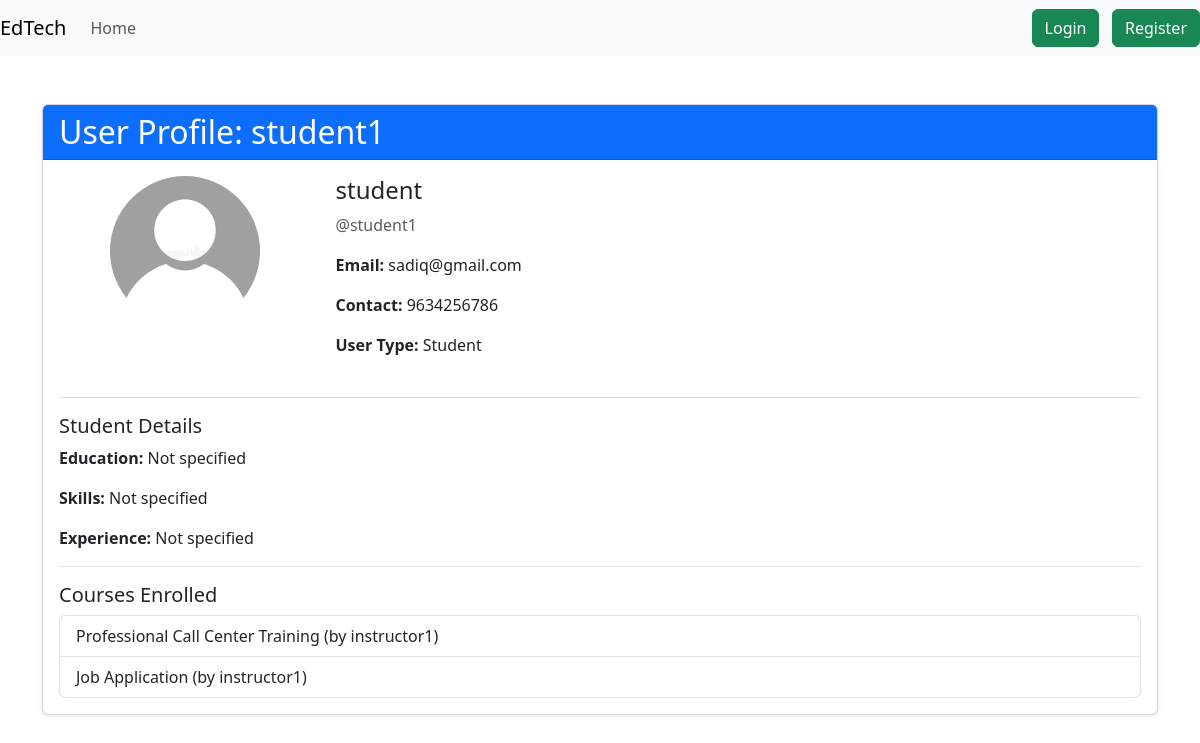
The app's page /accounts/user/2/ with its own data.
### accounts/models.py (models this page shows)
class User(AbstractUser):
    name = models.CharField(max_length=70, default='name')
    contact = models.CharField(max_length=13)
    user_type = models.CharField(
        max_length=1,
        choices=(
            ('I', "Instructor"),
            ('S', "Student"),
        ),
    )
    def get_profile_photo_url(self):
        if (
            self.user_type == 'S'
            and hasattr(self, 'studentprofile')
            and self.studentprofile.profile_photo
        ):
            return self.studentprofile.profile_photo.url
        elif (
            self.user_type == 'I'
            and hasattr(self, 'instructorprofile')
            and self.instructorprofile.profile_photo
        ):
            return self.instructorprofile.profile_photo.url
        return '/static/images/default_pfp.png'

class StudentProfile(models.Model):
    user = models.OneToOneField(User, on_delete=models.CASCADE)
    educations = models.CharField(max_length=200, blank=True)
    skills = models.CharField(max_length=200, blank=True)
    experience = models.CharField(max_length=200, blank=True)
    resume = models.FileField(upload_to='resumes/', blank=True, null=True)
    profile_photo = models.ImageField(
        upload_to=get_profile_photo_path,
        blank=True,
        null=True,
    )

### courses/models.py (models this page shows, shortened)
class Enrollment(models.Model):
    course = models.ForeignKey(Course, on_delete=models.CASCADE)
    student = models.ForeignKey(User, on_delete=models.CASCADE)
    enrollment_date = models.DateTimeField(auto_now_add=True)
    status = models.CharField(max_length=20, choices=(
        ('pending', 'Pending'),
        ('accepted', 'Accepted'),
        ('rejected', 'Rejected'),
    ), default='pending')
    notes = models.TextField(blank=True)

class Course(models.Model):
    instructor = models.ForeignKey(User, on_delete=models.CASCADE)
    title = models.CharField(max_length=200)
    description = models.TextField()
    category = models.CharField(max_length=100)
    price = models.DecimalField(max_digits=10, decimal_places=2)
    start_date = models.DateField()
    end_date = models.DateField()
    created_at = models.DateTimeField(auto_now_add=True)
    image = models.ImageField(upload_to='course_images/', blank=True, null=True)

### accounts/views.py (the view)
# urls.py: path('user/<int:user_id>/', views.user_profile_view, name='user_profile'),
def user_profile_view(request, user_id):
    user_obj = get_object_or_404(User, id=user_id)
    profile = None
    if user_obj.user_type == 'S':
        profile = StudentProfile.objects.filter(user=user_obj).first()
    elif user_obj.user_type == 'I':
        profile = InstructorProfile.objects.filter(user=user_obj).first()
    user_courses = None
    if user_obj.user_type == 'I':
        user_courses = Course.objects.filter(instructor=user_obj)
    elif user_obj.user_type == 'S':
        user_courses = Enrollment.objects.filter(student=user_obj)
    context = {
        'user_obj': user_obj,
        'profile': profile,
        'user_courses': user_courses,
    }
    return render(request, 'accounts/user_profile.html', context)

### accounts/templates/accounts/user_profile.html (shortened to what this page needs)
{% extends 'base.html' %}
{% block main %}
<div class="container mt-5">
    <div class="card shadow-sm">
        <div class="card-header bg-primary text-white">
            <h2 class="mb-0">User Profile: {{ user_obj.username }}</h2>
        </div>
        <div class="card-body">
            <div class="row mb-4">
                <div class="col-md-3 text-center">
                    <img src="{{ user_obj.get_profile_photo_url }}" class="rounded-circle mb-3" width="150" height="150" alt="Profile Photo">
                </div>
                <div class="col-md-9">
                    <h4>{{ user_obj.name }}</h4>
                    <p class="text-muted">@{{ user_obj.username }}</p>
                    <p><strong>Email:</strong> {{ user_obj.email }}</p>
                    <p><strong>Contact:</strong> {{ user_obj.contact }}</p>
                    <p><strong>User Type:</strong>
                        {% if user_obj.user_type == 'S' %}Student
                        {% elif user_obj.user_type == 'I' %}Instructor
                        {% endif %}
                    </p>
                </div>
            </div>
            {% if user_obj.user_type == 'S' and profile %}
            <div class="border-top pt-3">
                <h5>Student Details</h5>
                <p><strong>Education:</strong> {{ profile.educations|default:"Not specified" }}</p>
                <p><strong>Skills:</strong> {{ profile.skills|default:"Not specified" }}</p>
                <p><strong>Experience:</strong> {{ profile.experience|default:"Not specified" }}</p>
            </div>
            {% elif user_obj.user_type == 'I' and profile %}
            <div class="border-top pt-3">
                <h5>Instructor Details</h5>
                <p><strong>Organization:</strong> {{ profile.organization_name|default:"Not specified" }}</p>
                <p><strong>Contact:</strong> {{ profile.contact|default:"Not specified" }}</p>
            </div>
            {% endif %}
            <div class="border-top pt-3">
                <h5>
                    {% if user_obj.user_type == 'I' %}Courses Taught
                    {% elif user_obj.user_type == 'S' %}Courses Enrolled
                    {% endif %}
                </h5>
                {% if user_courses %}
                    <div class="list-group">
                    {% for item in user_courses %}
                        {% if user_obj.user_type == 'I' %}
                        <a href="{% url 'course_detail' item.id %}" class="list-group-item list-group-item-action">
                            {{ item.title }}
                        </a>
                        {% elif user_obj.user_type == 'S' %}
                        <a href="{% url 'course_detail' item.course.id %}" class="list-group-item list-group-item-action">
                            {{ item.course.title }} (by {{ item.course.instructor.username }})
                        </a>
                        {% endif %}
                    {% endfor %}
                    </div>
                {% else %}
                    <p class="text-muted">No courses found.</p>
                {% endif %}
            </div>
        </div>
    </div>
</div>
{% endblock %}

### records on screen
User: username "student1", name "student", email "sadiq@gmail.com", contact "9634256786"
StudentProfile: educations "Not specified", skills "Not specified", experience "Not specified"
Enrollment: course "Professional Call Center Training", course.instructor.username "instructor1"
Enrollment: course "Job Application", course.instructor.username "instructor1"
